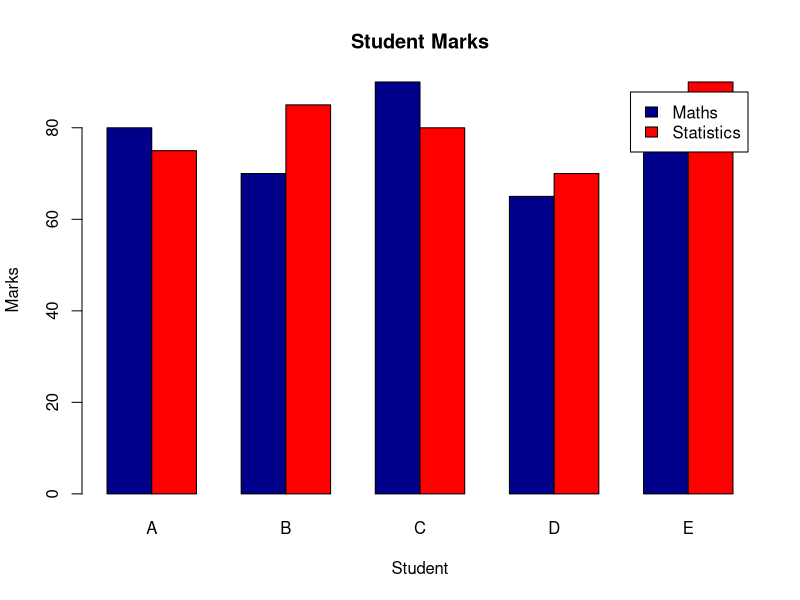

Generate this figure with R:
student<-c("A","B","C","D","E")
maths<-c(80,70,90,65,85)
statistics<-c(75,85,80,70,90)

marksdata<-rbind(maths,statistics)

barplot(marksdata,
        beside=TRUE,
        names.arg=student,
        xlab="Student",
        ylab="Marks",
        main="Student Marks",
        legend.text=c("Maths","Statistics"),
        col=c("darkblue","red")
)
